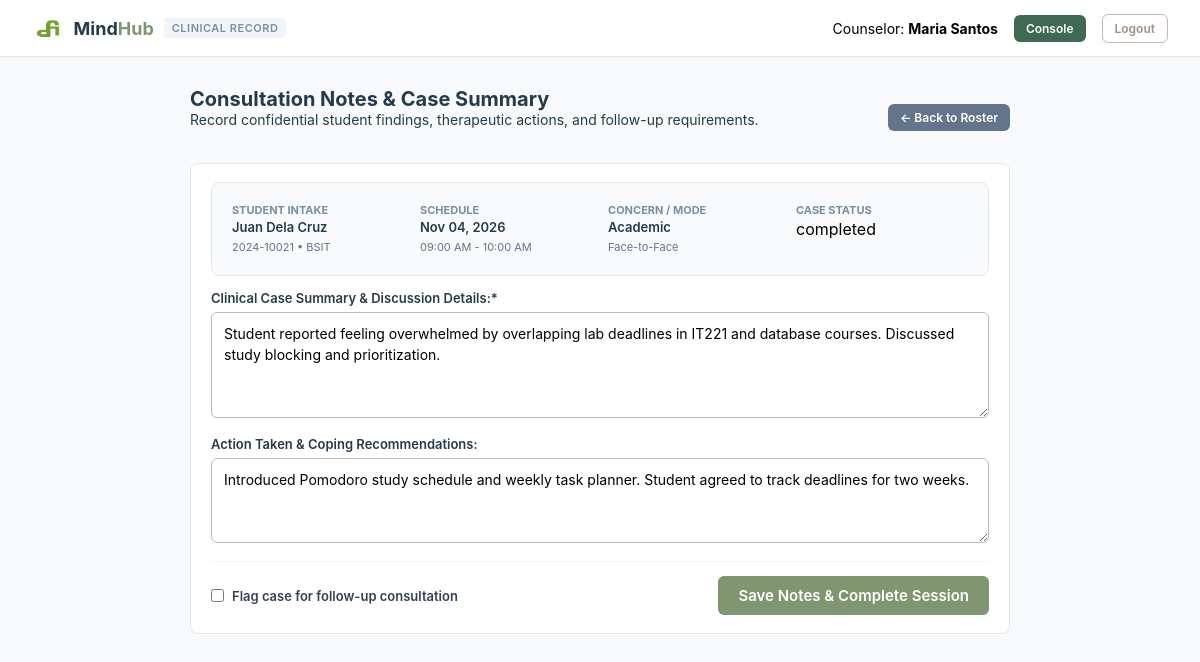
Screenshot of /counselors/session-notes.php?appointment_id=1 (signed in) with the database file from the repository.
### tables this page shows
create table appointments (
  appointment_id int auto_increment primary key,
  student_id int not null,
  counselor_id int default null,
  appointment_date date not null,
  start_time time not null,
  end_time time not null,
  nature_of_concern enum("Academic", "Personal", "Career", "Mental Health", "Other") not null,
  consultation_mode enum("Face-to-Face", "Online") not null default "Face-to-Face",
  meeting_link varchar(255) default null,
  status enum("pending", "approved", "rejected", "completed", "cancelled") default "pending",
  student_notes text default null,
  created_at timestamp default current_timestamp,
  foreign key (student_id) references users(user_id),
  foreign key (counselor_id) references users(user_id)
);

create table users (
  user_id int auto_increment primary key,
  id_number varchar(20) not null unique,
  first_name varchar(50) not null,
  last_name varchar(50) not null,
  email varchar(100) not null unique,
  password_hash varchar(255) not null,
  role enum("student", "counselor", "admin") not null default "student",
  department_or_program varchar(50) default null,
  contact_number varchar(15) default null,
  created_at timestamp default current_timestamp
);

create table counseling_notes (
  note_id int auto_increment primary key,
  appointment_id int not null unique,
  counselor_id int not null,
  case_summary text not null,
  action_taken text default null,
  follow_up_needed tinyint(1) default 0,
  updated_at timestamp default current_timestamp on update current_timestamp,
  foreign key (appointment_id) references appointments(appointment_id),
  foreign key (counselor_id) references users(user_id)
);

### counselors/session-notes.php (the view, shortened to what this page needs)
<?php
require_once __DIR__ . '/../config/db.php';
$appointment_id = isset($_GET['appointment_id']) ? (int)$_GET['appointment_id'] : 0;
$stmt = $pdo->prepare("
    select
        a.appointment_id,
        a.appointment_date,
        a.start_time,
        a.end_time,
        a.nature_of_concern,
        a.consultation_mode,
        a.student_notes,
        a.status,
        u.first_name,
        u.last_name,
        u.id_number,
        u.email,
        u.contact_number,
        u.department_or_program
    from appointments a
    join users u on a.student_id = u.user_id
    where a.appointment_id = ?
");
$stmt->execute([$appointment_id]);
$appointment = $stmt->fetch();
$noteStmt = $pdo->prepare("
    select case_summary, action_taken, follow_up_needed
    from counseling_notes
    where appointment_id = ?
");
$noteStmt->execute([$appointment_id]);
$existingNote = $noteStmt->fetch();
$case_summary     = $existingNote['case_summary'] ?? '';
$action_taken     = $existingNote['action_taken'] ?? '';
$follow_up_needed = $existingNote['follow_up_needed'] ?? 0;
?>
<!DOCTYPE html>
<html lang="en">
<head>
    <link rel="stylesheet" href="../assets/css/style.css">
</head>
<body class="dashboard-body">
    <nav class="navbar">
        <a href="dashboard.php" class="brand">
            <img src="../assets/images/logo.png" alt="MindHub Logo">
            <span>Mind<span class="hub-accent">Hub</span></span>
            <span class="brand-badge">Clinical Record</span>
        </a>
        <div class="user-info">
            <span>Counselor: <strong><?= htmlspecialchars($_SESSION['name'] ?? 'Staff') ?></strong></span>
            <a href="dashboard.php" class="btn-logout" style="background:#3e6a53; color:#fff; border:none;">Console</a>
            <a href="../logout.php" class="btn-logout">Logout</a>
        </div>
    </nav>
    <div class="dashboard-container" style="max-width: 860px;">
        <div class="welcome-header" style="margin-bottom: 15px;">
            <div>
                <h1 style="font-size: 20px;">Consultation Notes & Case Summary</h1>
                <p>Record confidential student findings, therapeutic actions, and follow-up requirements.</p>
            </div>
            <a href="dashboard.php" class="btn-logout" style="background:#64748b; color:#fff; border:none;">← Back to Roster</a>
        </div>
        <div class="table-container" style="padding: 18px 20px;">
            <div class="patient-strip">
                <div class="meta-col">
                    <div class="meta-label">Student Intake</div>
                    <div class="meta-val"><?= htmlspecialchars($appointment['first_name'] . ' ' . $appointment['last_name']) ?></div>
                    <small style="color:#64748b; font-size:11px;"><?= htmlspecialchars($appointment['id_number']) ?> &bull; <?= htmlspecialchars($appointment['department_or_program'] ?? 'General') ?></small>
                </div>
                <div class="meta-col">
                    <div class="meta-label">Schedule</div>
                    <div class="meta-val"><?= date('M d, Y', strtotime($appointment['appointment_date'])) ?></div>
                    <small style="color:#64748b; font-size:11px;"><?= date('h:i A', strtotime($appointment['start_time'])) ?> - <?= date('h:i A', strtotime($appointment['end_time'])) ?></small>
                </div>
                <div class="meta-col">
                    <div class="meta-label">Concern / Mode</div>
                    <div class="meta-val"><?= htmlspecialchars($appointment['nature_of_concern']) ?></div>
                    <small style="color:#64748b; font-size:11px;"><?= htmlspecialchars($appointment['consultation_mode']) ?></small>
                </div>
                <div class="meta-col">
                    <div class="meta-label">Case Status</div>
                    <div style="margin-top: 2px;">
                        <span class="badge badge-<?= htmlspecialchars($appointment['status']) ?>"><?= htmlspecialchars($appointment['status']) ?></span>
                    </div>
                </div>
            </div>
            <form method="POST">
                <div class="form-row">
                    <label>Clinical Case Summary & Discussion Details:*</label>
                    <textarea name="case_summary" rows="4" placeholder="Briefly document student observations, focal concerns, and counseling dialogue..." required><?= htmlspecialchars($case_summary) ?></textarea>
                </div>
                <div class="form-row">
                    <label>Action Taken & Coping Recommendations:</label>
                    <textarea name="action_taken" rows="3" placeholder="Action plan agreed upon, strategies introduced, or institutional referrals..."><?= htmlspecialchars($action_taken) ?></textarea>
                </div>
                <div class="form-footer">
                    <label style="display:flex; align-items:center; gap:8px; margin:0; cursor:pointer; font-size:13px; color:#334155; font-weight:600;">
                        <input type="checkbox" name="follow_up_needed" value="1" <?= $follow_up_needed ? 'checked' : '' ?> style="width:auto; margin:0;">
                        <span>Flag case for follow-up consultation</span>
                    </label>
                    <button type="submit" class="btn-submit" style="width:auto; padding: 10px 20px; margin:0;">
                        Save Notes & Complete Session
                    </button>
                </div>
            </form>
        </div>
    </div>
</body>
</html>

### assets/css/style.css (style rules this page uses)
:root { --matcha-primary: #809671; --matcha-hover: #275f02; --matcha-dark: #3e6a53; --matcha-dark-hover: #122E24; --palette-navy: #243B4A; --palette-blue: #788FA1; --palette-purple: #806375; --palette-brown: #A38F80; --palette-pink: #E8C7C7; --palette-tan: #C7B8B0; }
* { box-sizing: border-box; font-family: 'Plus Jakarta Sans', -apple-system, BlinkMacSystemFont, 'Segoe UI', sans-serif; }
html, body { margin: 0; padding: 0; }
body.dashboard-body { background-color: #f8fafc; min-height: 100vh; }
.header p, .welcome-header p { color: var(--palette-navy); font-size: 14px; margin: 0 0 20px; }
.btn-group, .form-footer, .welcome-header, .navbar, .counselor-topbar, .schedule-row, .followup-header, .modal-header { display: flex; justify-content: space-between; align-items: center; }
.form-group, .form-row { margin-bottom: 14px; }
label { display: block; font-weight: 600; font-size: 13px; color: var(--palette-navy); margin-bottom: 6px; }
input[type="text"], input[type="email"], input[type="password"], input[type="date"], select, textarea { width: 100%; padding: 10px 12px; font-size: 14px; border: 1px solid var(--palette-tan); border-radius: 6px; outline: none; background-color: #ffffff; transition: border-color 0.2s; }
textarea { line-height: 1.5; }
.btn-submit, .btn-book, .btn-look, .btn-back, .action-btn, .filter-btn, .btn-logout, .btn-counselor-logout, .btn-modal-close { border-radius: 6px; font-weight: 600; cursor: pointer; text-decoration: none; transition: background 0.2s; border: none; display: inline-block; text-align: center; }
.btn-submit { width: 100%; background-color: var(--matcha-primary); color: #ffffff; font-size: 15px; padding: 12px; margin-top: 10px; }
.btn-logout, .btn-counselor-logout { background-color: transparent; color: var(--palette-brown); border: 1px solid var(--palette-tan); padding: 6px 12px; font-size: 12px; }
.hub-accent { color: var(--matcha-primary); }
.navbar, .counselor-topbar { padding: 12px 32px; position: sticky; top: 0; z-index: 50; }
.navbar { background-color: #ffffff; border-bottom: 1px solid #e2e8f0; box-shadow: 0 1px 3px rgba(0, 0, 0, 0.03); }
.navbar .brand, .counselor-topbar .brand-title { display: flex; align-items: center; gap: 10px; font-size: 18px; font-weight: 700; text-decoration: none; }
.navbar .brand { color: var(--palette-navy); }
.navbar .brand img { height: 32px; width: auto; object-fit: contain; }
.navbar .brand-badge, .counselor-topbar .staff-tag { font-size: 11px; font-weight: 600; padding: 3px 8px; border-radius: 4px; text-transform: uppercase; letter-spacing: 0.5px; }
.navbar .brand-badge { background-color: #f1f5f9; color: var(--palette-blue); }
.navbar .user-info, .counselor-topbar .user-zone, .counselor-topbar .nav-zone { display: flex; align-items: center; gap: 16px; font-size: 14px; }
.dashboard-container { max-width: 1250px; margin: 30px auto; padding: 0 20px; }
.welcome-header { margin-bottom: 25px; flex-wrap: wrap; gap: 15px; }
.welcome-header h1 { color: var(--palette-navy); font-size: 24px; margin: 0; }
.stat-card, .table-container, .resource-card, .watchlist-item, .schedule-card, .patient-strip { background: #ffffff; border-radius: 8px; border: 1px solid #e2e8f0; padding: 20px; }
.table-container { overflow-x: auto; }
.patient-strip { display: grid; grid-template-columns: repeat(auto-fit, minmax(160px, 1fr)); gap: 12px 16px; background: #f8fafc; margin-bottom: 14px; }
.meta-label { font-size: 11px; text-transform: uppercase; font-weight: 700; color: var(--palette-blue); margin-bottom: 2px; }
.meta-val { font-size: 13px; font-weight: 600; color: var(--palette-navy); }
.form-footer { border-top: 1px solid #f1f5f9; padding-top: 14px; margin-top: 14px; flex-wrap: wrap; gap: 10px; }

### rows the page displays
appointments: student.last_name "Juan Dela Cruz", student.id_number "2024-10021", student.department_or_program "BSIT", appointment_date "Nov 04, 2026", start_time "09:00 AM", end_time "10:00 AM", nature_of_concern "Academic", consultation_mode "Face-to-Face", status "completed"
counseling_notes: case_summary "Student reported feeling overwhelmed by overlapping lab deadlines in IT221 and database courses. Discussed study blocking and prioritization.", action_taken "Introduced Pomodoro study schedule and weekly task planner. Student agreed to track deadlines for two weeks."

### other values shown
$_SESSION['name'] "Maria Santos"
